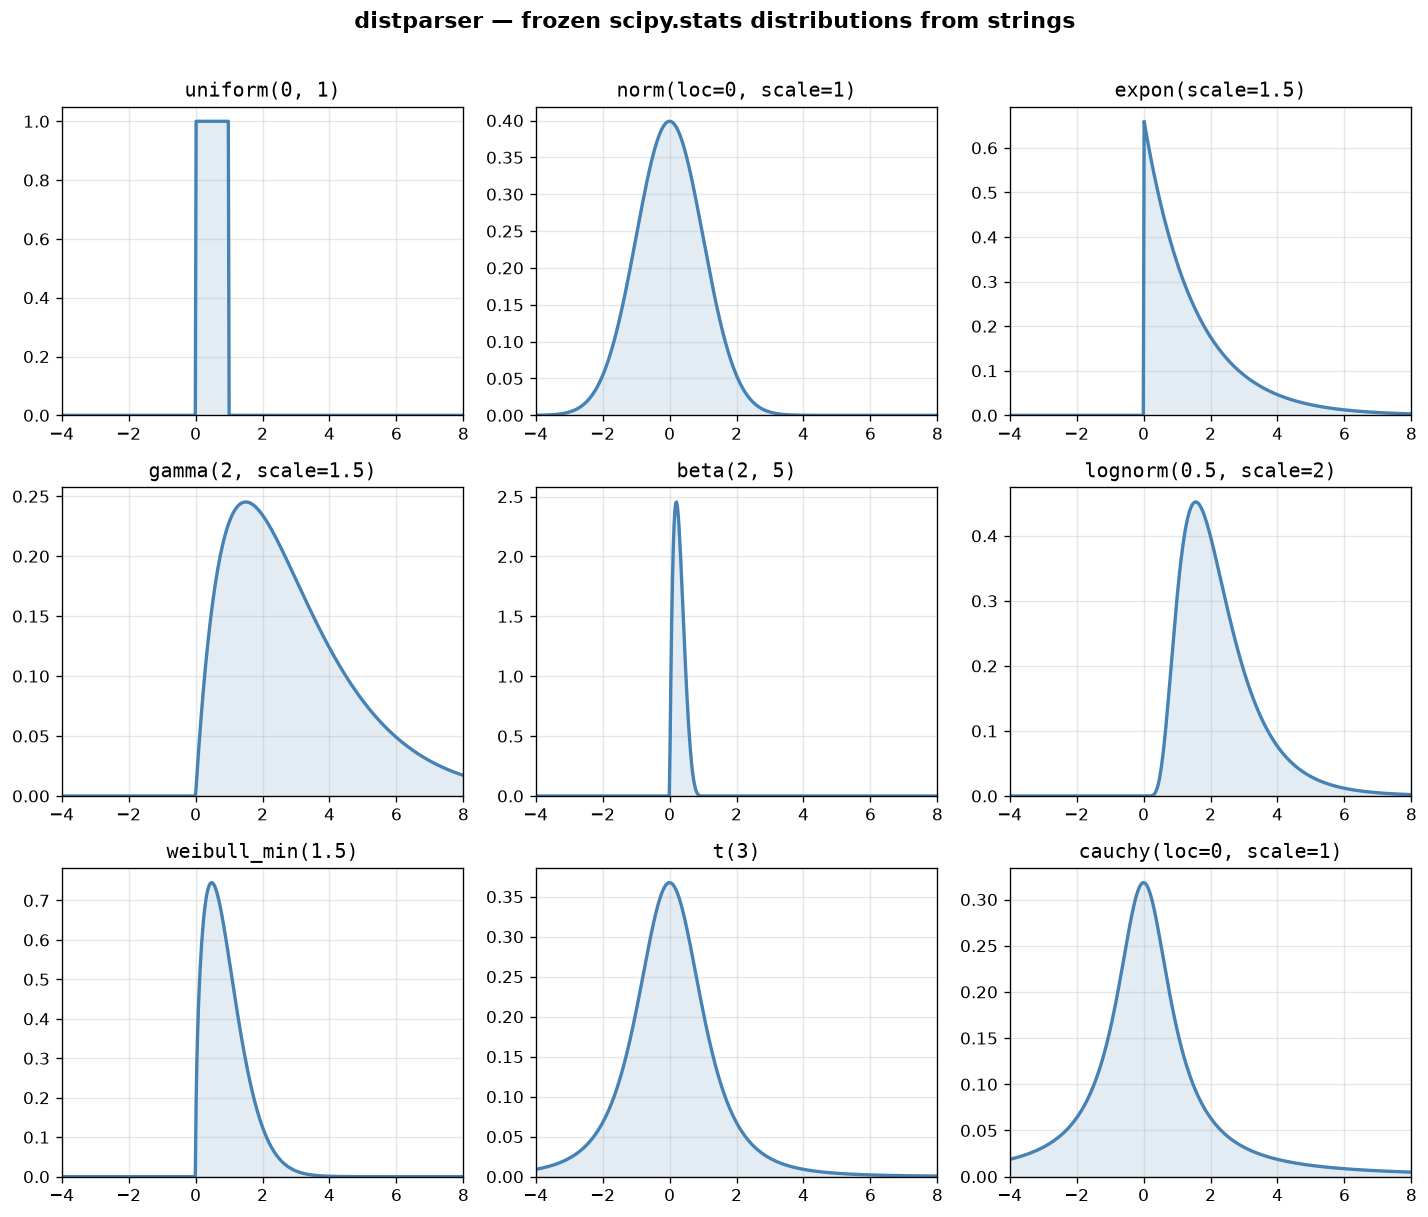

The script that saved this image:
"""
distparser demo — parse distribution strings and visualize PDFs.

Usage:  python examples/demo.py
"""

import numpy as np
import matplotlib.pyplot as plt
import distparser as lib

# ── Parse distributions from strings ──────────────────────────────────
dists = {
    "uniform(0, 1)":         lib.parse_dist("uniform(0, 1)"),
    "norm(loc=0, scale=1)":  lib.parse_dist("norm(loc=0, scale=1)"),
    "expon(scale=1.5)":      lib.parse_dist("expon(scale=1.5)"),
    "gamma(2, scale=1.5)":   lib.parse_dist("gamma(2, scale=1.5)"),
    "beta(2, 5)":            lib.parse_dist("beta(2, 5)"),
    "lognorm(0.5, scale=2)": lib.parse_dist("lognorm(0.5, scale=2)"),
    "weibull_min(1.5)":      lib.parse_dist("weibull_min(1.5)"),
    "t(3)":                  lib.parse_dist("t(3)"),
    "cauchy(loc=0, scale=1)": lib.parse_dist("cauchy(loc=0, scale=1)"),
}

# ── Plot PDFs ─────────────────────────────────────────────────────────
x = np.linspace(-4, 8, 500)
fig, axes = plt.subplots(3, 3, figsize=(12, 10))
axes = axes.flatten()

for ax, (label, dist) in zip(axes, dists.items()):
    ax.plot(x, dist.pdf(x), linewidth=2, color="steelblue")
    ax.fill_between(x, dist.pdf(x), alpha=0.15, color="steelblue")
    ax.set_title(label, fontsize=12, fontfamily="monospace")
    ax.set_xlim(-4, 8)
    ax.set_ylim(bottom=0)
    ax.grid(True, alpha=0.3)

fig.suptitle("distparser — frozen scipy.stats distributions from strings",
             fontsize=13, fontweight="bold", y=1.01)
fig.tight_layout()

# ── Show version & registry ───────────────────────────────────────────
print(f"distparser v{lib.__version__}")
print(f"Built-in distributions: {', '.join(sorted(lib.REGISTRY))}")
print()

# ── Demonstrate repr-like output ──────────────────────────────────────
for label, dist in dists.items():
    print(f"  parse_dist({label!r})")
    print(f"    → rvs(size=3) = {dist.rvs(size=3, random_state=42)}")
    print(f"    → mean()       = {dist.mean():.4f}")
    print()

# ── Save plot ─────────────────────────────────────────────────────────
out = "examples/demo.png"
fig.savefig(out, dpi=120, bbox_inches="tight")
print(f"Plot saved to {out}")
